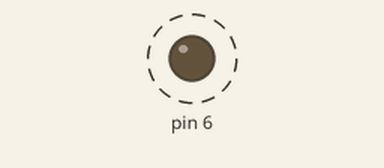
The program below on a simulated Arduino Uno, built with avr-gcc and run on an emulated ATmega328P. Parts: output pins drawn as LEDs (lit = HIGH). Dashed ring = blinking. At 20.0 s the program stops and its outputs stay as they are.

Above: at 0.05 s.
Timing chart, 0 to 3.0 s (numbered marks = the images above):
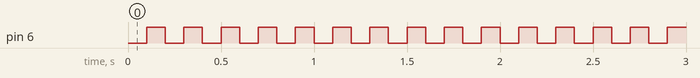

The program:

main.c
```c
#define F_CPU 8000000UL
#include <avr/io.h>
#include <util/delay.h>

int main(void){
	DDRD|=(1<<PD6); // set PD6 (pin 11) output
	int i;
	for(i=0;i<100;i++){
		_delay_ms(100); // wait
		PORTD|=(1<<PD6); // set PD
		_delay_ms(100); // wait
		PORTD&=~(1<<PD6);// set PD6 low
	}
	for(;;){} // CKOUT works with minimal noise
}
```

Measured:
- by itself, pin 6: alternates HIGH for 0.10 s and LOW for 0.10 s, 200 changes in all, then stays LOW
